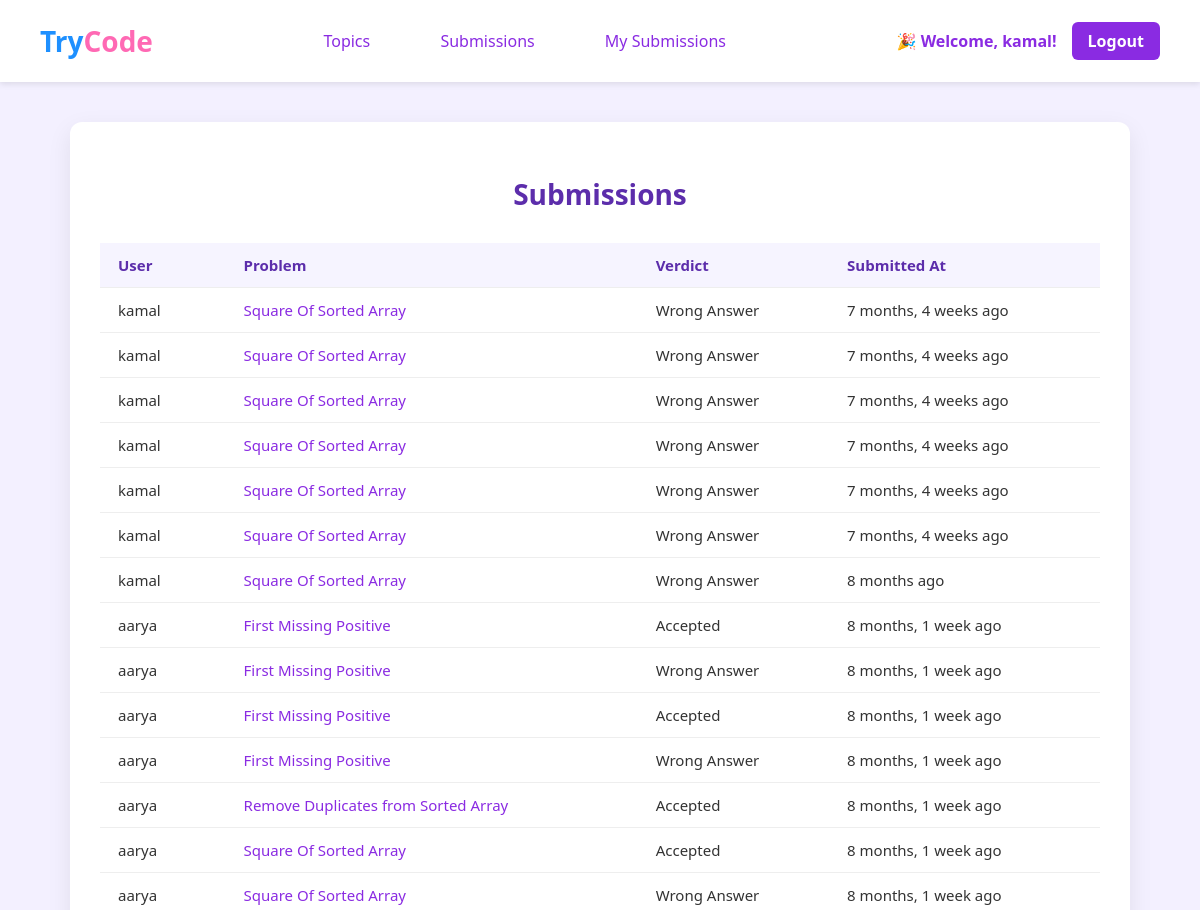
The app's page /submissions/ (signed in, upper part), older data.
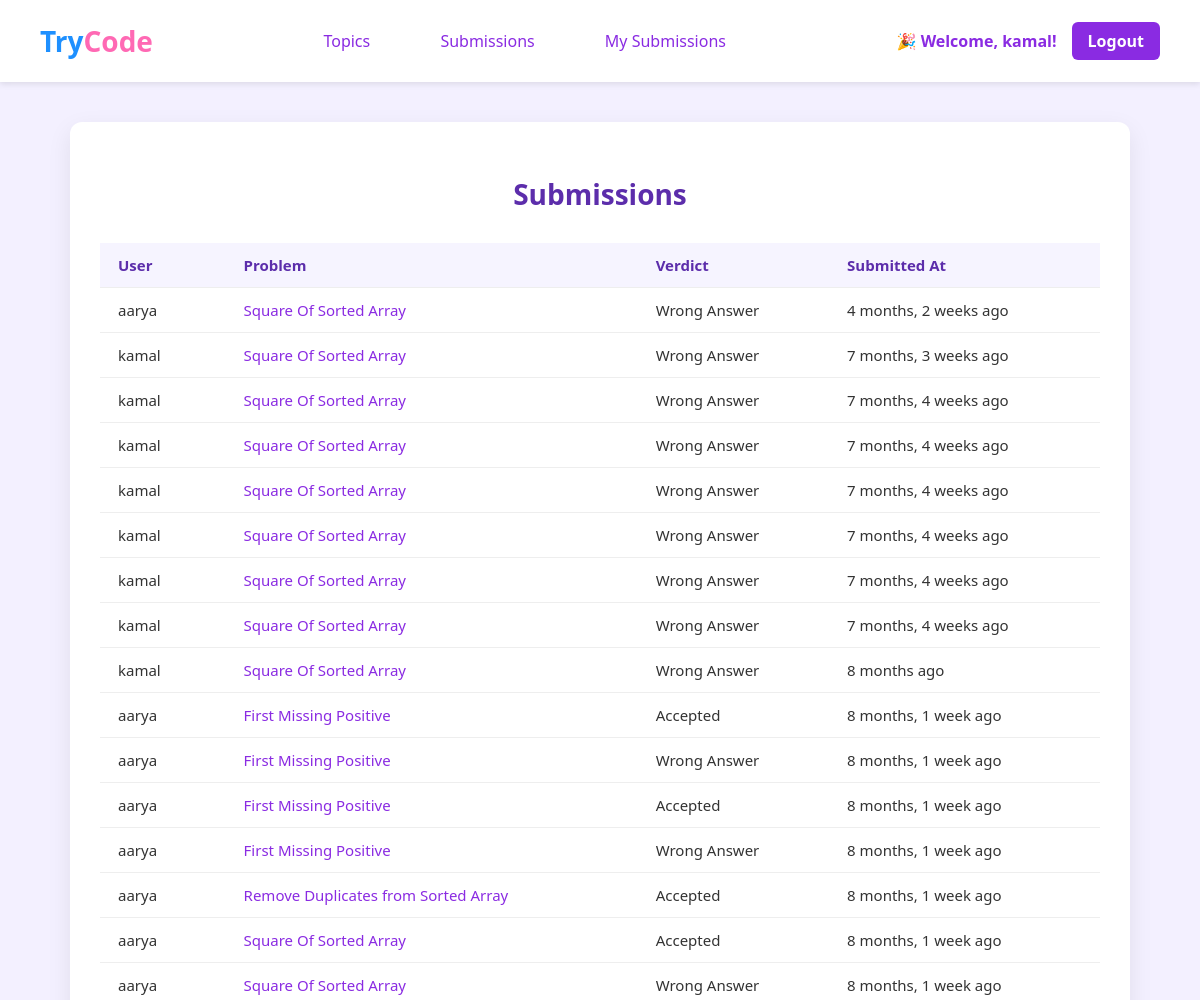
The same page, newer data.
### authentication/models.py (models this page shows, shortened)
class Submission(models.Model):
    user = models.ForeignKey(User, on_delete=models.CASCADE)
    problem = models.ForeignKey(Problem, on_delete=models.CASCADE)
    code = models.TextField()
    language = models.CharField(max_length=10, choices=LANGUAGE_CHOICES, default='python')
    created_at = models.DateTimeField(auto_now_add=True)
    verdict = models.CharField(max_length=30, choices=[
        ('Accepted', 'Accepted'),
        ('Wrong Answer', 'Wrong Answer'),
        ('Runtime Error', 'Runtime Error'),
        ('Time Limit Exceeded', 'Time Limit Exceeded'),
        ('Compilation Error', 'Compilation Error'),
        ('Pending', 'Pending'),
    ], default='Pending')
    output = models.TextField(blank=True)
    error = models.TextField(blank=True)
    class Meta:
        indexes = [
            models.Index(fields=['user', '-created_at']),
            models.Index(fields=['problem', 'verdict']),
        ]

class Problem(models.Model):
    topic = models.ForeignKey(Topic, on_delete=models.CASCADE, related_name='problems')
    title = models.CharField(max_length=200)
    description = models.TextField()
    input_format = models.TextField()
    output_format = models.TextField()

### authentication/views.py (the view)
# urls.py: path('submissions/', views.all_submissions_view, name='submission_list'),
@login_required
def all_submissions_view(request):
    submissions = Submission.objects.all()\
        .select_related('problem', 'user')\
        .order_by('-created_at')  # Ascending by time
    return render(request, 'submissions.html', {'submissions': submissions})

### authentication/templates/submissions.html (shortened to what this page needs)
{% extends 'home.html' %}
{% load humanize %}
{% block content %}
<div class="all-submissions-container">
  <h2>Submissions</h2>
  <table>
    <tr>
      <th>User</th>
      <th>Problem</th>
      <th>Verdict</th>
      <th>Submitted At</th>
    </tr>
    {% for sub in submissions %}
      <tr>
        <td>{{ sub.user.username }}</td>
        <td><a href="">{{ sub.problem.title }}</a></td>
        <td>{{ sub.verdict }}</td>
        <td>{{ sub.created_at|naturaltime }}</td>
      </tr>
    {% endfor %}
  </table>
</div>
{% endblock %}

Row changes from the older to the newer data that the page shows:
added Submission: user.username "aarya", problem "Square Of Sorted Array", verdict "Wrong Answer", created_at "4 months, 2 weeks ago"
added Submission: user.username "kamal", problem "Square Of Sorted Array", verdict "Wrong Answer", created_at "7 months, 3 weeks ago"
